Frame 1 (no input): blank canvas, image omitted
Frame 60 (the mouse pressed at the canvas centre just before this capture): blank canvas, image omitted
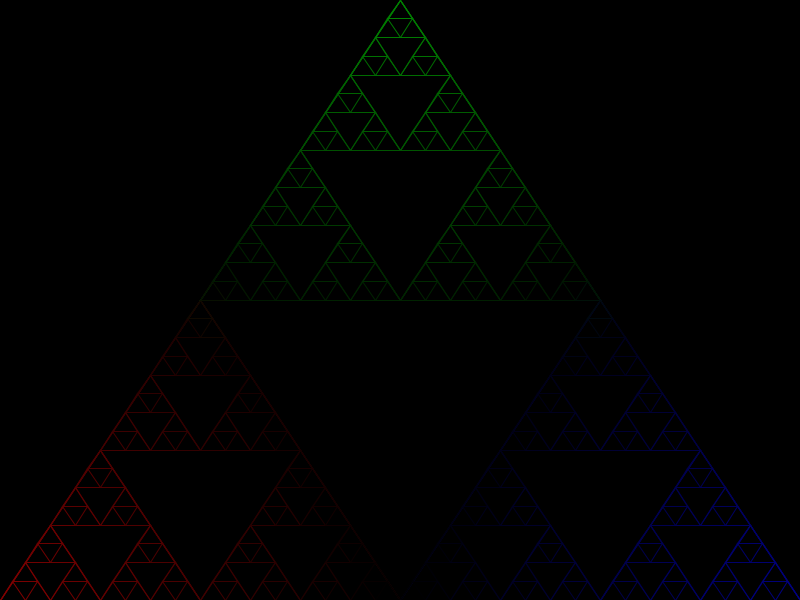
Frame 120 (the mouse held since frame 60 and released just before this capture)

The Processing sketch whose frames 1 and 60 were blank and that drew this single picture after the mouse press (run headless with seeded random() and noise(); from frame 60 on, the mouse is pressed at the canvas centre):

// Processing sketch: processing_73688
// ── processing_73688.pde

void setup()
{
  size(800,600);
  background(0);
  stroke(255);
  noFill();
  smooth();
}

void draw()
{
  background(0);
  drawTriangle(0,height,width/2,0,width,height);
}

void drawTriangle(int x1, int y1, int x2, int y2, int x3, int y3)
{
  int cx = ((x1+x2+x3)/3);
  int cy = ((y1+y2+y3)/3);
  float d1 = dist(0,height,cx,cy);
  float d2 = dist(width/2,0,cx,cy);
  float d3 = dist(width,height,cx,cy);
  float r = (mouseX/(width/255))-(d1/3);
  float g = (mouseX/(width/255))-(d2/3);
  float b = (mouseX/(width/255))-(d3/3);
  stroke(r,g,b);
  
  triangle(x1,y1,x2,y2,x3,y3);
  int xa = (x2+x1)/2;
  int ya = (y2+y1)/2;
  int xb = (x3+x2)/2;
  int yb = (y3+y2)/2;
  int xc = (x3+x1)/2;
  int yc = (y3+y1)/2;
  if(x3-x1>13000/(mouseY+1))
  {
    drawTriangle(x1,y1,xa,ya,xc,yc);
    drawTriangle(xa,ya,x2,y2,xb,yb);
    drawTriangle(xc,yc,xb,yb,x3,y3);
  }
}
